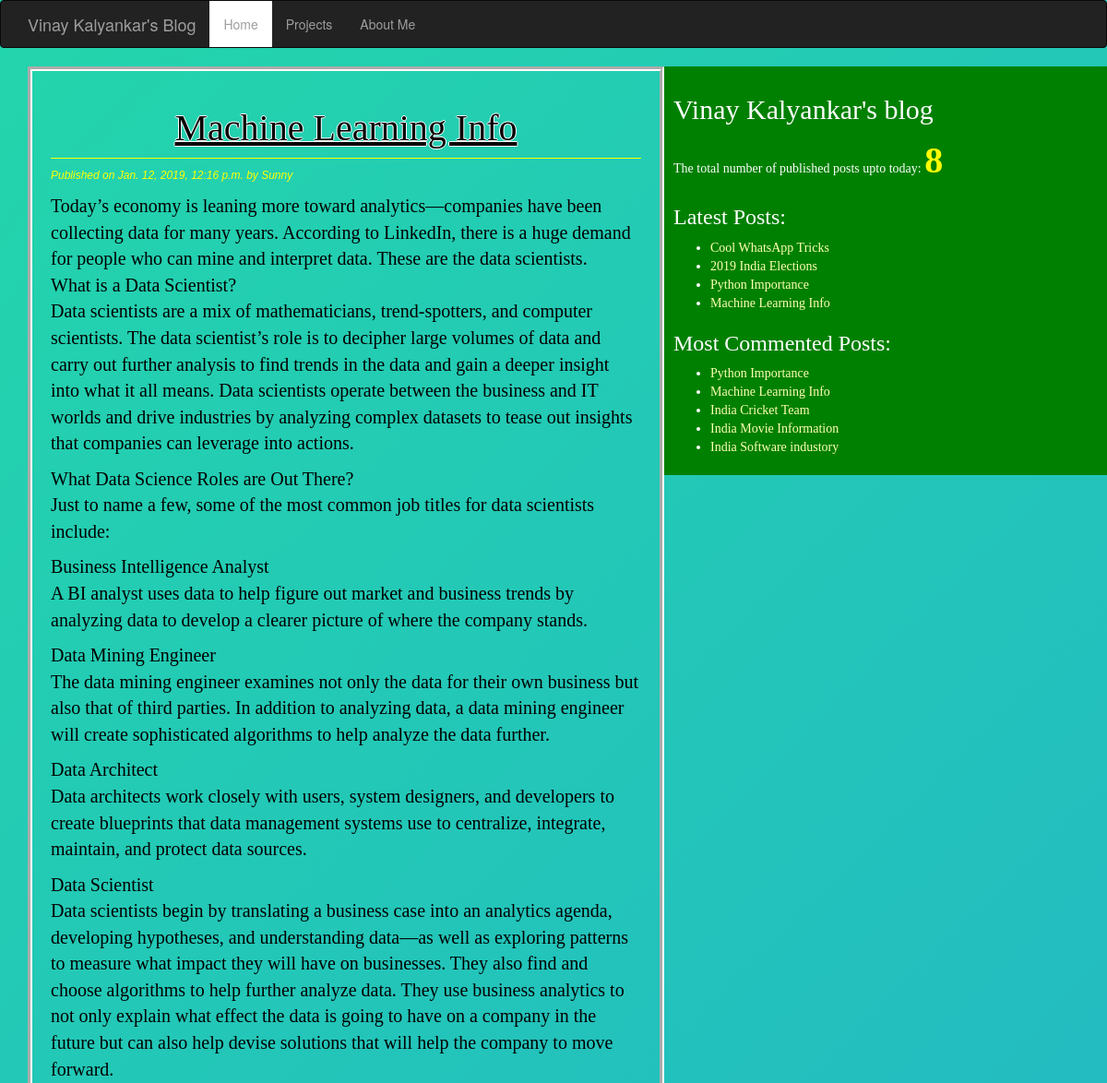
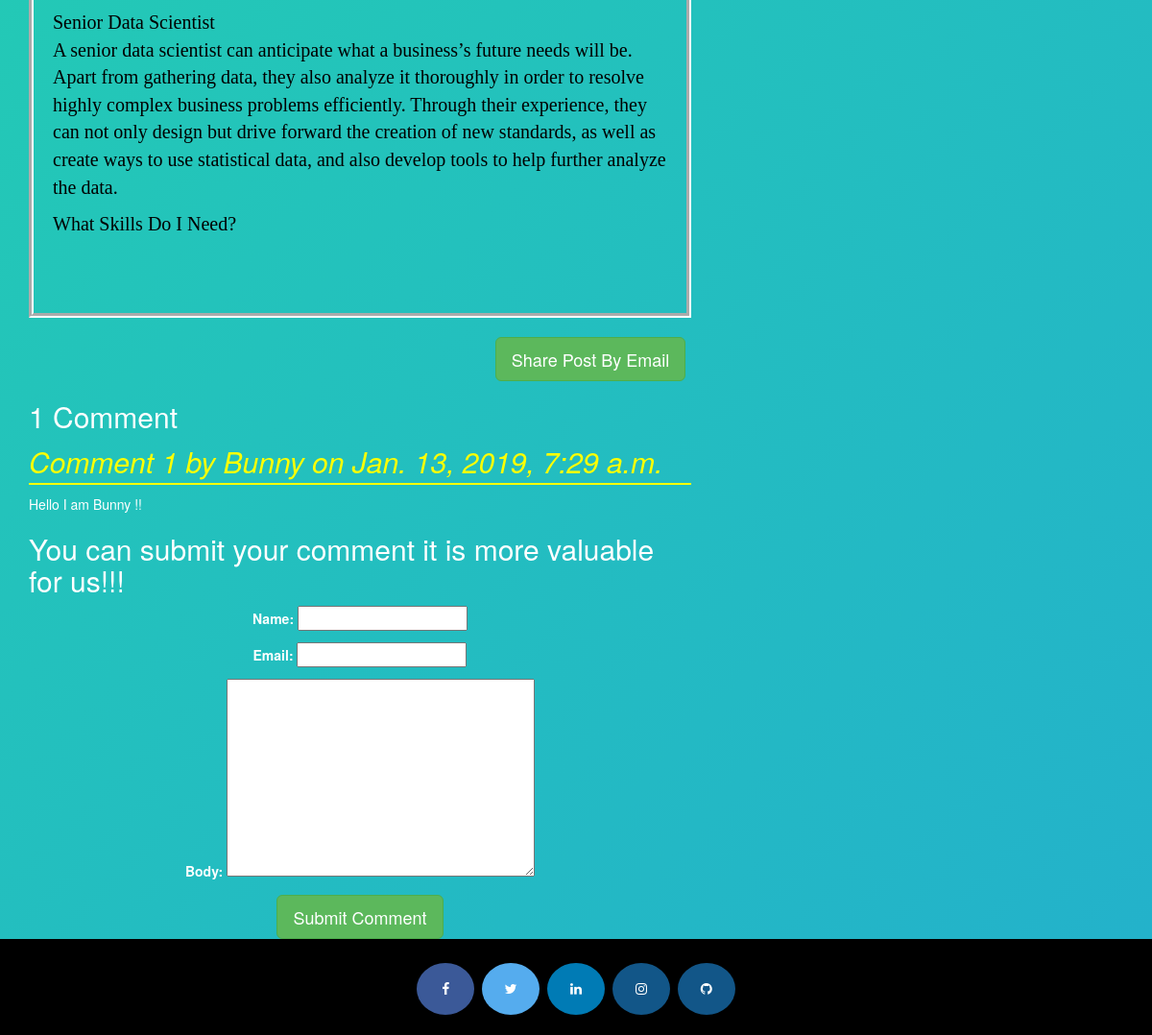
The page /2019/01/12/machine-learning-info/ on the database its author committed (2 pictures, top to bottom).
### blog/models.py (models this page shows, shortened)
class Post(models.Model):
    STATUS_CHOICES=(('draft','Draft'),('published','Published'))
    title=models.CharField(max_length=256)
    slug=models.SlugField(max_length=264,unique_for_date='publish')
    author=models.ForeignKey(User,related_name='blog_posts',on_delete=models.DO_NOTHING)
    body=RichTextField(blank=True, null=True)
    publish=models.DateTimeField(default=timezone.now)
    created=models.DateTimeField(auto_now_add=True)
    updated=models.DateTimeField(auto_now=True)
    status=models.CharField(max_length=10,choices=STATUS_CHOICES,default='draft')
    objects=CustomManager()
    tags=TaggableManager()
    class Meta:
        ordering=('-publish',)
    def get_absolute_url(self):
        return  reverse('post_detail',args=[self.publish.year,self.publish.strftime('%m'),self.publish.strftime('%d'),self.slug])

class Comment(models.Model):
    post=models.ForeignKey(Post,related_name='comments',on_delete=models.DO_NOTHING)
    name=models.CharField(max_length=32)
    email=models.EmailField()
    body=models.TextField()
    created=models.DateTimeField(auto_now_add=True)
    updated=models.DateTimeField(auto_now=True)
    active=models.BooleanField(default=True)
    class Meta:
        ordering=('-created',)

### blog/views.py (the view)
# urls.py: url(r'^(?P<year>\d{4})/(?P<month>\d{2})/(?P<day>\d{2})/(?P<post>[-\w]+)/$',views.post_detail_view,name='post_detail'),
def post_detail_view(request,year,month,day,post):
     post=get_object_or_404(Post,slug=post,status='published',publish__year=year,publish__month=month,publish__day=day)
     comments=post.comments.filter(active=True)
     csubmit=False
     if request.method=='POST':
         form=CommentForm(request.POST)
         if form.is_valid():
             new_comment=form.save(commit=False)
             new_comment.post=post
             new_comment.save()
             csubmit=True
     else:
        form=CommentForm()
     return render(request,'blog/post_detail.html',{'post':post,'form':form,'csubmit':csubmit,'comments':comments})

### blog/forms.py
class CommentForm(forms.ModelForm):
    class Meta:
        model=Comment
        fields=('name','email','body')

### blog/models.py (called while the page is built)
    def get_queryset(self):
        return super().get_queryset().filter(status='published')

### blog/templatetags/blog_tags.py (called while the page is built)
@register.simple_tag(name="my_tag")
def total_posts():
    return Post.objects.count()

@register.inclusion_tag('blog/latest_posts123.html')
def show_latest_posts(count=3):
    latest_posts=Post.objects.order_by('-publish')[:count]
    return {'latest_posts':latest_posts}

@register.simple_tag
def get_most_commented_posts(count=5):
    return Post.objects.annotate(total_comments=Count('comments')).order_by('-total_comments')[:count]

### templates/blog/post_detail.html (shortened to what this page needs)
{%extends 'blog/base.html' %}
   {%block content %}
   <div class="posts">
     <h1 class="title" >{{post.title}}</h1>
     <p id="date">Published on {{post.publish}} by {{post.author|title}}</p>
     <h7 class="paragraph">{{post.body|safe| linebreaks}}</h7><br><br>
   </div>
<br>
     <div class="container" align='center'>
       <a href="/{{post.id}}/share" class="btn btn-lg btn-success" target="_blank">Share Post By Email</a>
     </div>
     {% with comments.count as comments_count%}
       <h2>{{comments_count}} Comment{{comments_count|pluralize}}</h2>
     {%endwith%}
    {% if comments%}
      {%for comment in comments%}
        <p id='ch'>Comment {{forloop.counter}} by {{comment.name}}  on {{comment.created}}</p>
        <div class="cb">
          {{comment.body|safe|linebreaks}}
        </div>
        {%endfor%}
        {%else%}
        <p>There are no Comments Yet!!! </p>
    {%endif%}
    {% if csubmit %}
      <h2>Your Comment Added Successfully</h2>
    {%else%}
    <h2>You can submit your comment it is more valuable for us!!! </h2>
      <form method="post" align='center'>
        {{form.as_p}}
        <input type="submit" class="btn btn-success btn-lg" value="Submit Comment">
      </form>
      {%endif%}
   {%endblock%}

### templates/blog/base.html (shortened to what this page needs)
<!DOCTYPE html>
{%load blog_tags%}
{%load staticfiles%}
<html lang="en" dir="ltr">
  <head>
    <link rel="stylesheet" href="https://maxcdn.bootstrapcdn.com/bootstrap/3.3.7/css/bootstrap.min.css">
    <link rel="stylesheet" href="{% static "css/blog.css" %}">
    <link rel="stylesheet" href="https://cdnjs.cloudflare.com/ajax/libs/font-awesome/4.7.0/css/font-awesome.min.css">
  </head>
    <body>
      <nav class="navbar navbar-default navbar-inverse">
        <div class="container">
          <div class="navbar-header">
            <a class="navbar-brand" href="/">Vinay Kalyankar's Blog</a>
          </div>
          <ul class="nav navbar-nav">
            <li> <a href="/" class="current">Home</a> </li>
            <li> <a href="/Projects" >Projects</a> </li>
            <li> <a href="/AboutMe">About Me</a> </li>
          </ul>
        </div>
      </nav>
      <section>
        <div class="content" >
              {%block content%}{%endblock%}
        </div>
  <div class="sidebar">
    <h2>Vinay Kalyankar's blog</h2>
    <p>The total number of published posts upto today: <span id='pcount'>{%my_tag%}</span>  </p>
    <h3>Latest Posts: </h3>{%show_latest_posts 4%}
    <h3>Most Commented Posts: </h3>
    {%get_most_commented_posts as most_commented_posts%}
    <ul>
      {%for post in most_commented_posts%}
        <li><a href="{{post.get_absolute_url}}">{{post.title}}</a></li>
      {%endfor%}
    </ul>
  </div>
  <br />
</section>
  <footer id="footer" align="center">
    <a href="https://www.facebook.com/kalyankarvinay" class="fa fa-facebook" target="_blank"></a>
    <a href="https://twitter.com/kalyankar_vinay" class="fa fa-twitter" target="_blank"></a>
    <a href="#" class="fa fa-linkedin" target="_blank"></a>
    <a href="https://www.instagram.com/kalyankarvinay" class="fa fa-instagram"></a>
    <a href="https://github.com/Vinaykalyankar" class="fa fa-github" target="_blank"></a>
  </footer>
    </body>
  </html>

### templates/blog/latest_posts123.html
<ul>
  {%for post in latest_posts %}
  <li><a href="{{post.get_absolute_url}}">{{post.title}}</a></li>
  {%endfor%}
</ul>

### static/css/blog.css (style rules this page uses)
.content { width: 60%; float: left; padding: 0 0 0 30px; }
.posts { border: 5px white solid; border-style: groove; display: block; padding: 20px; }
.sidebar { font-family: 'Baloo Thambi', cursive; width: 40%; float: right; padding: 10px; background: green; }
h1 { text-align: center; border-bottom: 1px solid yellow; padding-bottom: 10px; }
body { width: 100wh; height: 90vh; color: #fff; background: linear-gradient(-45deg, #EE7752, #E73C7E, #23A6D5, #23D5AB); background-size: 400% 400%; -webkit-animation: Gradient 5s ease infinite; -moz-animation: Gradient 5s ease infinite; animation: Gradient 5s ease infinite; }
#date { font-family: 'Karla', sans-serif; color: yellow; font-size: 12px; font-style: italic; }
a { color: #ffffb3; }
#ch { color: yellow; font-size: 30px; font-style: italic; border-bottom: 2px solid yellow; }
#pcount { font-size: 40px; color: yellow; font-weight: bold; }
.title { color: black; font-size: 40px; text-decoration: underline; font-family: 'ZCOOL KuaiLe', cursive; color: black; text-shadow: -1px 0 white, 0 1px white, 1px 0 white, 0 -1px white; }
input[type=text] { background-color: #fffff; color: black; }
input[type=email] { background-color: #fffff; color: black; }
textarea { background-color: #fffff; color: black; }
.paragraph { font-family: 'Pacifico', cursive; font-size: 20px; color: black; }
.nav .current { background: #ffffff; }
section { min-height: 90vh; }
#footer { padding: 20px; background-color: black; position: relative; height: 100px; clear: both; display: block; }
.fa { padding: 20px; font-size: 30px; width: 60px; text-align: center; text-decoration: none; margin: 5px 2px; border-radius: 50%; }
.fa-facebook { background: #3B5998; color: white; }
.fa-twitter { background: #55ACEE; color: white; }
.fa-linkedin { background: #007bb5; color: white; }
.fa-instagram { background: #125688; color: white; }
.fa-github { background: #125688; color: white; }

### rows shown on the page
Post: title "Machine Learning Info", publish "Jan. 12, 2019, 12:16 p.m.", author "Sunny", body "Today’s economy is leaning more toward analytics—companies have been collecting data for many years. According to LinkedIn, there is a huge demand for people who can mine and interpret data. These are the data scientists. What is a Data Scientist? Data scientists are a mix of mathematicians, trend-spotters, and computer scientists. The data scientist’s role is to decipher large volumes of data and carry out further analysis to find trends in the data and gain a deeper insight into what it all means. Data scientists operate between the business and IT worlds and drive industries by analyzing complex datasets to tease out insights that companies can leverage into actions. What Data Science…"
Comment: name "Bunny", created "Jan. 13, 2019, 7:29 a.m.", body "Hello I am Bunny !!"
Post: title "Cool WhatsApp Tricks"
Post: title "2019 India Elections"
Post: title "Python Importance"
Post: title "India Cricket Team"
Post: title "India Movie Information"
Post: title "India Software industory"

### other values the page prints
{{ comments_count }} "1"
